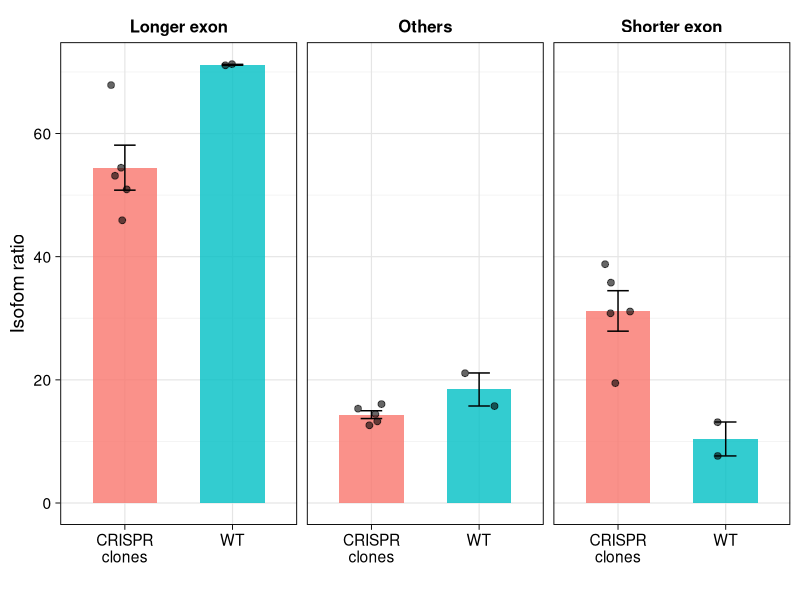

Reproduce this figure in R.
library(dplyr)
library(tidyr)
library(ggplot2)

###### MUS81 #######
group_sample <- read.csv("alt_exon_ratio.csv")

summary_df <- group_sample %>%
  group_by(groups, altMidExon_isoform) %>%
  summarise(
    mean_ratio = mean(percentage),
    sd_ratio   = sd(percentage),
    n          = n(),
    sem_ratio  = sd_ratio / sqrt(n),
    .groups = "drop"
  ) 

mean_nanopore_ratio <- ggplot(summary_df, aes(x = groups,
                                              y = mean_ratio,
                                              fill = groups)) +
  geom_col(width = 0.6, alpha = 0.8) +
  geom_errorbar(aes(ymin = mean_ratio - sem_ratio,
                    ymax = mean_ratio + sem_ratio),
                width = 0.2) +
  geom_jitter(data = group_sample,
              aes(x = groups, y = percentage),
              width = 0.15, size = 2, alpha = 0.6,
              inherit.aes = FALSE) +
  facet_wrap(~ altMidExon_isoform) +
  xlab("") +
  ylab("Isofom ratio") +
  theme_linedraw(base_size = 14) +
  theme(legend.position = "none",
        panel.grid.major = element_line(color = "grey90", linewidth = 0.4),
        panel.grid.minor = element_line(color = "grey95", linewidth = 0.3),
        strip.background = element_blank(),
        strip.text = element_text(size = 12, color = "black", face = "bold")
  )

ggsave(filename = "mean_nanopore_ratio.pdf",
       plot = mean_nanopore_ratio, width = 5,height = 4
)
